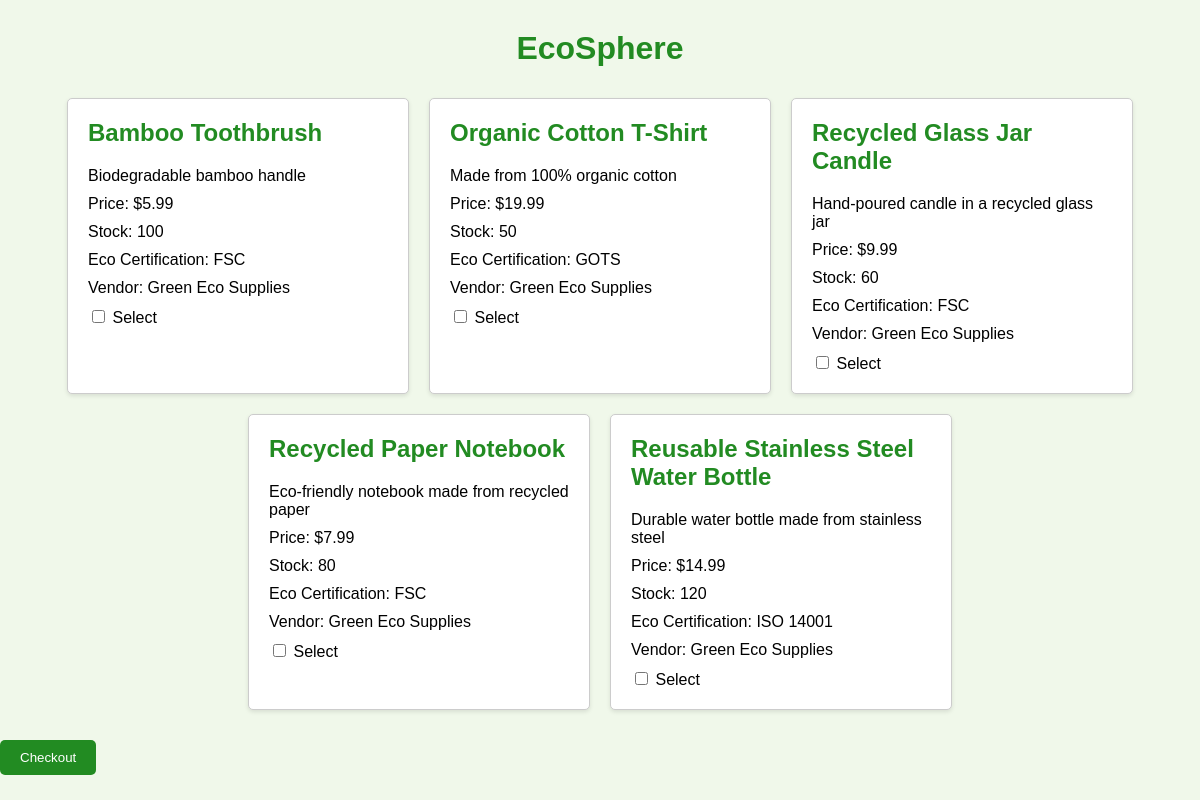
The page / on the database its author committed.
### tables this page shows
CREATE TABLE Products (
                        ProductID INTEGER PRIMARY KEY,
                        Name TEXT,
                        Description TEXT,
                        Price REAL,
                        Stock INTEGER,
                        EcoCertification TEXT,
                        VendorID INTEGER
                    );

### main.py (the view)
@app.route('/')
def index():
    conn = get_db_connection()
    products = conn.execute('''SELECT DISTINCT Products.*, Users.Name AS VendorName
                               FROM Products
                               INNER JOIN Users ON Products.VendorID = Users.ID
                               WHERE Products.EcoCertification IS NOT NULL
                               GROUP BY Products.Name
                               LIMIT 5''').fetchall()
    conn.close()
    return render_template('index.html', products=products)

### main.py (called while the page is built)
def get_db_connection():
    conn = sqlite3.connect('ecommerce.db')
    conn.row_factory = sqlite3.Row
    return conn

### templates/index.html (shortened to what this page needs)
<!DOCTYPE html>
<html lang="en">
<head>
</head>
<body>
    <h1>EcoSphere</h1>
    <form action="/checkout" method="GET">
        <ul>
            {% for product in products %}
            <li>
                <h2>{{ product['Name'] }}</h2>
                <p>{{ product['Description'] }}</p>
                <p>Price: ${{ product['Price'] }}</p>
                <p>Stock: {{ product['Stock'] }}</p>
                <p>Eco Certification: {{ product['EcoCertification'] }}</p>
                <p>Vendor: {{ product['VendorName'] }}</p>
                <input type="checkbox" name="product_id" value="{{ product['ProductID'] }}"> Select
            </li>
            {% endfor %}
        </ul>
        <button type="submit">Checkout</button>
    </form>
</body>
</html>

### templates/index.html (style rules this page uses)
body { font-family: Arial, sans-serif; background-color: #f0f8ea; margin: 0; padding: 0; }
h1 { color: #228b22; text-align: center; margin-top: 30px; }
ul { list-style-type: none; padding: 0; margin: 0; display: flex; flex-wrap: wrap; justify-content: center; }
li { border: 1px solid #ccc; border-radius: 5px; background-color: #fff; box-shadow: 0 2px 4px rgba(0, 0, 0, 0.1); margin: 10px; width: 300px; padding: 20px; }
h2 { color: #228b22; margin-top: 0; }
p { margin: 10px 0; }
button { background-color: #228b22; color: white; padding: 10px 20px; border: none; border-radius: 5px; cursor: pointer; margin-top: 20px; }

### rows shown on the page
Products: Name "Bamboo Toothbrush", Description "Biodegradable bamboo handle", Price "5.99", Stock "100", EcoCertification "FSC", VendorName "Green Eco Supplies"
Products: Name "Organic Cotton T-Shirt", Description "Made from 100% organic cotton", Price "19.99", Stock "50", EcoCertification "GOTS", VendorName "Green Eco Supplies"
Products: Name "Recycled Glass Jar Candle", Description "Hand-poured candle in a recycled glass jar", Price "9.99", Stock "60", EcoCertification "FSC", VendorName "Green Eco Supplies"
Products: Name "Recycled Paper Notebook", Description "Eco-friendly notebook made from recycled paper", Price "7.99", Stock "80", EcoCertification "FSC", VendorName "Green Eco Supplies"
Products: Name "Reusable Stainless Steel Water Bottle", Description "Durable water bottle made from stainless steel", Price "14.99", Stock "120", EcoCertification "ISO 14001", VendorName "Green Eco Supplies"
